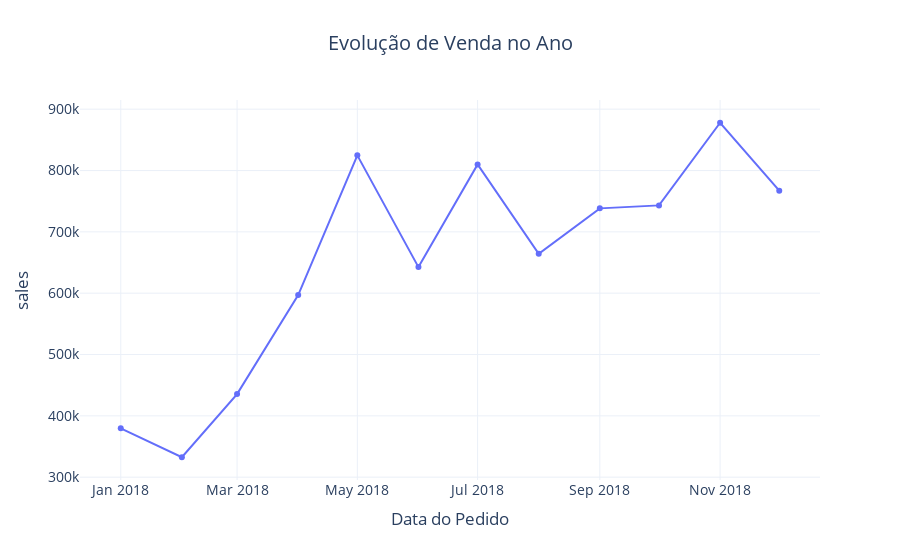

The notebook cell saved with this chart:
### Code cell
fig = px.line(
    venda_ano_por_mes,
    x='order_date',
    y='sales',
    markers=True,  # bolinhas nos pontos
    title="Evolução de Venda no Ano",
)

# Melhorias visuais
fig.update_layout(
    title={'x': 0.5, 'xanchor': 'center'},  # centraliza título
    xaxis_title="Data do Pedido",
    template="plotly_white",
    hovermode="x unified",  # hover elegante unido
    font=dict(size=14)
)

### Figure 1 — Plotly figure (JSON) as saved in the notebook; plotly's stock layout.template omitted (floating-point values rounded to 4 significant figures)
{"data": [{"hovertemplate": "order_date=%{x}<br>sales=%{y}<extra></extra>", "legendgroup": "", "line": {"color": "#636efa", "dash": "solid"}, "marker": {"symbol": "circle"}, "mode": "lines+markers", "name": "", "orientation": "v", "showlegend": false, "type": "scatter", "x": ["2018-01-01T00:00:00.000000000", "2018-02-01T00:00:00.000000000", "2018-03-01T00:00:00.000000000", "2018-04-01T00:00:00.000000000", "2018-05-01T00:00:00.000000000", "2018-06-01T00:00:00.000000000", "2018-07-01T00:00:00.000000000", "2018-08-01T00:00:00.000000000", "2018-09-01T00:00:00.000000000", "2018-10-01T00:00:00.000000000", "2018-11-01T00:00:00.000000000", "2018-12-01T00:00:00.000000000"], "xaxis": "x", "y": [379600.0, 332500.0, 435500.0, 597000.0, 824700.0, 642500.0, 810000.0, 664200.0, 738300.0, 743100.0, 877900.0, 767100.0], "yaxis": "y"}], "layout": {"font": {"size": 14}, "hovermode": "x unified", "legend": {"tracegroupgap": 0}, "title": {"text": "Evolução de Venda no Ano", "x": 0.5, "xanchor": "center"}, "xaxis": {"anchor": "y", "domain": [0, 1], "title": {"text": "Data do Pedido"}}, "yaxis": {"anchor": "x", "domain": [0, 1], "title": {"text": "sales"}}}}
